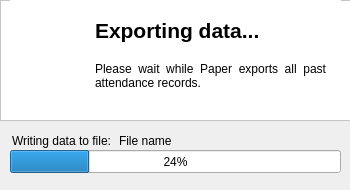
<?xml version="1.0" encoding="UTF-8"?>
<ui version="4.0">
 <class>ExportDataDialog</class>
 <widget class="QDialog" name="ExportDataDialog">
  <property name="windowModality">
   <enum>Qt::ApplicationModal</enum>
  </property>
  <property name="geometry">
   <rect>
    <x>0</x>
    <y>0</y>
    <width>350</width>
    <height>190</height>
   </rect>
  </property>
  <property name="minimumSize">
   <size>
    <width>350</width>
    <height>190</height>
   </size>
  </property>
  <property name="maximumSize">
   <size>
    <width>350</width>
    <height>190</height>
   </size>
  </property>
  <property name="windowTitle">
   <string>Paper - Export Attendance Data</string>
  </property>
  <property name="windowIcon">
   <iconset>
    <normaloff>../icons/icons8-origami-100.png</normaloff>../icons/icons8-origami-100.png</iconset>
  </property>
  <widget class="QStackedWidget" name="stackedWidget">
   <property name="geometry">
    <rect>
     <x>0</x>
     <y>0</y>
     <width>351</width>
     <height>191</height>
    </rect>
   </property>
   <property name="currentIndex">
    <number>0</number>
   </property>
   <widget class="QWidget" name="page">
    <widget class="QFrame" name="frame_2">
     <property name="geometry">
      <rect>
       <x>0</x>
       <y>0</y>
       <width>351</width>
       <height>121</height>
      </rect>
     </property>
     <property name="styleSheet">
      <string notr="true">background-color: #FFF;</string>
     </property>
     <property name="frameShape">
      <enum>QFrame::StyledPanel</enum>
     </property>
     <property name="frameShadow">
      <enum>QFrame::Raised</enum>
     </property>
     <widget class="QWidget" name="horizontalLayoutWidget_3">
      <property name="geometry">
       <rect>
        <x>10</x>
        <y>0</y>
        <width>331</width>
        <height>111</height>
       </rect>
      </property>
      <layout class="QHBoxLayout" name="horizontalLayout_3">
       <property name="spacing">
        <number>10</number>
       </property>
       <property name="leftMargin">
        <number>5</number>
       </property>
       <property name="topMargin">
        <number>5</number>
       </property>
       <property name="rightMargin">
        <number>5</number>
       </property>
       <property name="bottomMargin">
        <number>5</number>
       </property>
       <item>
        <widget class="QLabel" name="label_8">
         <property name="minimumSize">
          <size>
           <width>60</width>
           <height>60</height>
          </size>
         </property>
         <property name="maximumSize">
          <size>
           <width>60</width>
           <height>60</height>
          </size>
         </property>
         <property name="text">
          <string/>
         </property>
         <property name="pixmap">
          <pixmap>../drawables/icons8-broadcasting-96.png</pixmap>
         </property>
         <property name="scaledContents">
          <bool>true</bool>
         </property>
        </widget>
       </item>
       <item>
        <layout class="QVBoxLayout" name="verticalLayout_3">
         <property name="spacing">
          <number>10</number>
         </property>
         <property name="leftMargin">
          <number>10</number>
         </property>
         <property name="topMargin">
          <number>10</number>
         </property>
         <property name="rightMargin">
          <number>10</number>
         </property>
         <property name="bottomMargin">
          <number>10</number>
         </property>
         <item>
          <widget class="QLabel" name="label_9">
           <property name="minimumSize">
            <size>
             <width>0</width>
             <height>0</height>
            </size>
           </property>
           <property name="maximumSize">
            <size>
             <width>16777215</width>
             <height>30</height>
            </size>
           </property>
           <property name="font">
            <font>
             <pointsize>16</pointsize>
             <bold>true</bold>
            </font>
           </property>
           <property name="text">
            <string>Exporting data...</string>
           </property>
           <property name="wordWrap">
            <bool>true</bool>
           </property>
          </widget>
         </item>
         <item>
          <widget class="QLabel" name="label_10">
           <property name="maximumSize">
            <size>
             <width>16777215</width>
             <height>120</height>
            </size>
           </property>
           <property name="text">
            <string>Please wait while Paper exports all past attendance records.</string>
           </property>
           <property name="alignment">
            <set>Qt::AlignJustify|Qt::AlignVCenter</set>
           </property>
           <property name="wordWrap">
            <bool>true</bool>
           </property>
          </widget>
         </item>
        </layout>
       </item>
      </layout>
     </widget>
    </widget>
    <widget class="QProgressBar" name="progress_bar">
     <property name="geometry">
      <rect>
       <x>10</x>
       <y>150</y>
       <width>331</width>
       <height>23</height>
      </rect>
     </property>
     <property name="value">
      <number>24</number>
     </property>
     <property name="alignment">
      <set>Qt::AlignCenter</set>
     </property>
    </widget>
    <widget class="QWidget" name="horizontalLayoutWidget_4">
     <property name="geometry">
      <rect>
       <x>10</x>
       <y>130</y>
       <width>331</width>
       <height>21</height>
      </rect>
     </property>
     <layout class="QHBoxLayout" name="horizontalLayout_5">
      <property name="spacing">
       <number>2</number>
      </property>
      <property name="leftMargin">
       <number>2</number>
      </property>
      <item>
       <widget class="QLabel" name="label">
        <property name="maximumSize">
         <size>
          <width>105</width>
          <height>16777215</height>
         </size>
        </property>
        <property name="text">
         <string>Writing data to file:</string>
        </property>
       </widget>
      </item>
      <item>
       <widget class="QLabel" name="file_name_label">
        <property name="text">
         <string>File name</string>
        </property>
       </widget>
      </item>
     </layout>
    </widget>
   </widget>
   <widget class="QWidget" name="page_2">
    <widget class="QPushButton" name="close_button">
     <property name="geometry">
      <rect>
       <x>180</x>
       <y>150</y>
       <width>80</width>
       <height>24</height>
      </rect>
     </property>
     <property name="focusPolicy">
      <enum>Qt::NoFocus</enum>
     </property>
     <property name="text">
      <string>Close</string>
     </property>
    </widget>
    <widget class="QPushButton" name="go_to_file_button">
     <property name="geometry">
      <rect>
       <x>90</x>
       <y>150</y>
       <width>80</width>
       <height>24</height>
      </rect>
     </property>
     <property name="text">
      <string>Go to file</string>
     </property>
    </widget>
    <widget class="QFrame" name="frame">
     <property name="geometry">
      <rect>
       <x>0</x>
       <y>0</y>
       <width>351</width>
       <height>140</height>
      </rect>
     </property>
     <property name="styleSheet">
      <string notr="true">background-color: #FFF;</string>
     </property>
     <property name="frameShape">
      <enum>QFrame::StyledPanel</enum>
     </property>
     <property name="frameShadow">
      <enum>QFrame::Raised</enum>
     </property>
     <widget class="QWidget" name="horizontalLayoutWidget_2">
      <property name="geometry">
       <rect>
        <x>10</x>
        <y>0</y>
        <width>331</width>
        <height>131</height>
       </rect>
      </property>
      <layout class="QHBoxLayout" name="horizontalLayout_2">
       <property name="spacing">
        <number>10</number>
       </property>
       <property name="leftMargin">
        <number>5</number>
       </property>
       <property name="topMargin">
        <number>5</number>
       </property>
       <property name="rightMargin">
        <number>5</number>
       </property>
       <property name="bottomMargin">
        <number>5</number>
       </property>
       <item>
        <widget class="QLabel" name="label_4">
         <property name="minimumSize">
          <size>
           <width>60</width>
           <height>60</height>
          </size>
         </property>
         <property name="maximumSize">
          <size>
           <width>60</width>
           <height>60</height>
          </size>
         </property>
         <property name="text">
          <string/>
         </property>
         <property name="pixmap">
          <pixmap>../drawables/icons8-task-completed-96.png</pixmap>
         </property>
         <property name="scaledContents">
          <bool>true</bool>
         </property>
        </widget>
       </item>
       <item>
        <layout class="QVBoxLayout" name="verticalLayout_2">
         <property name="spacing">
          <number>10</number>
         </property>
         <property name="leftMargin">
          <number>10</number>
         </property>
         <property name="topMargin">
          <number>10</number>
         </property>
         <property name="rightMargin">
          <number>10</number>
         </property>
         <property name="bottomMargin">
          <number>10</number>
         </property>
         <item>
          <widget class="QLabel" name="label_7">
           <property name="minimumSize">
            <size>
             <width>0</width>
             <height>0</height>
            </size>
           </property>
           <property name="maximumSize">
            <size>
             <width>16777215</width>
             <height>30</height>
            </size>
           </property>
           <property name="font">
            <font>
             <pointsize>16</pointsize>
             <bold>true</bold>
            </font>
           </property>
           <property name="text">
            <string>Data exported</string>
           </property>
           <property name="wordWrap">
            <bool>true</bool>
           </property>
          </widget>
         </item>
         <item>
          <widget class="QLabel" name="label_5">
           <property name="maximumSize">
            <size>
             <width>16777215</width>
             <height>120</height>
            </size>
           </property>
           <property name="text">
            <string>Successfully exported all past attendance data to:

Documents &gt; Paper &gt; Attendance Records</string>
           </property>
           <property name="alignment">
            <set>Qt::AlignJustify|Qt::AlignVCenter</set>
           </property>
           <property name="wordWrap">
            <bool>true</bool>
           </property>
          </widget>
         </item>
        </layout>
       </item>
      </layout>
     </widget>
    </widget>
   </widget>
  </widget>
 </widget>
 <resources/>
 <connections/>
</ui>
